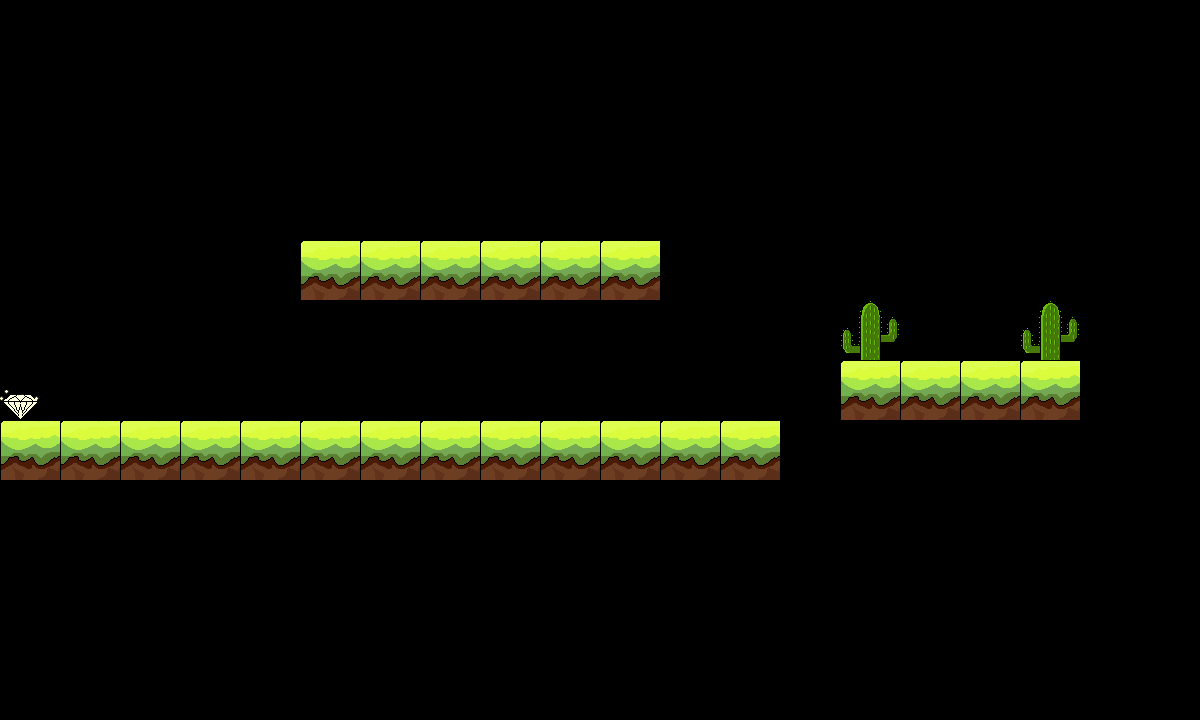

A level layout from a 2D game, rendered from its tile map. Below: a short description, then the map file with tile-grid data replaced by summaries:
An orthogonal 20x12 tile map with 60x60 px tiles, 4 tile layers (road1, diamond, road2, stuck1), 8 tilesets.

<map version="1.0" orientation="orthogonal" width="20" height="12" tilewidth="60" tileheight="60">
 <tileset firstgid="1" name="1" tilewidth="60" tileheight="60">
  <image source="../mszy/road1.png" width="89" height="81" />
 </tileset>
 <tileset firstgid="2" name="stuck1" tilewidth="60" tileheight="120">
  <image source="../mszy/stuck1.png" width="89" height="143" />
 </tileset>
 <tileset firstgid="3" name="icon_diamond" tilewidth="39" tileheight="30">
  <image source="../mszy/icon_diamond.png" width="39" height="30" />
 </tileset>
 <tileset firstgid="4" name="下" tilewidth="60" tileheight="60">
  <image source="../mszy/road1.png" width="89" height="81" />
 </tileset>
 <tileset firstgid="5" name="障碍下" tilewidth="60" tileheight="120">
  <image source="../mszy/stuck2.png" width="89" height="143" />
 </tileset>
 <tileset firstgid="6" name="障碍右" tilewidth="120" tileheight="60">
  <image source="../mszy/stuck4.png" width="143" height="89" />
 </tileset>
 <tileset firstgid="7" name="障碍左" tilewidth="120" tileheight="60">
  <image source="../mszy/stuck3.png" width="143" height="89" />
 </tileset>
 <tileset firstgid="8" name="icon_zhangaiwu" tilewidth="60" tileheight="60">
  <image source="../mszy/icon_zhangaiwu.png" width="60" height="63" />
 </tileset>
 <layer name="road1" width="20" height="12">
  <data>[240 cells, 17 non-empty, 1 distinct tile ids]</data>
 </layer>
 <layer name="diamond" width="20" height="12">
  <data>[240 cells, 1 non-empty, 1 distinct tile ids]</data>
 </layer>
 <layer name="road2" width="20" height="12">
  <data>[240 cells, 6 non-empty, 1 distinct tile ids]</data>
 </layer>
 <layer name="stuck1" width="20" height="12">
  <data>[240 cells, 2 non-empty, 1 distinct tile ids]</data>
 </layer>
</map>
